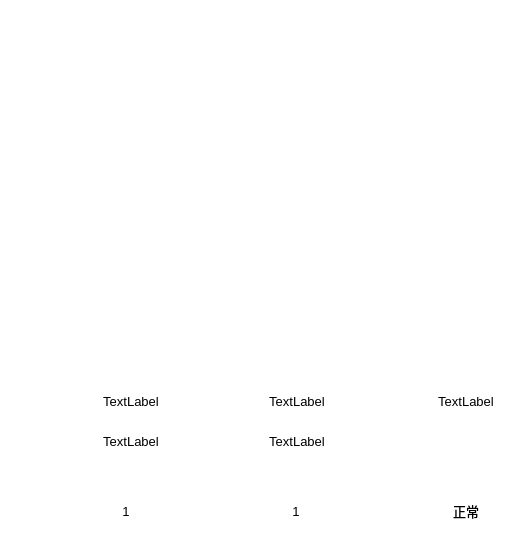
  <widget class="QFrame" name="frame_6">
   <property name="geometry">
    <rect>
     <x>480</x>
     <y>480</y>
     <width>521</width>
     <height>560</height>
    </rect>
   </property>
   <property name="styleSheet">
    <string notr="true">background: transparent; 
background-image: url(:/pic/blue_bg.png);
border:0px</string>
   </property>
   <property name="frameShape">
    <enum>QFrame::StyledPanel</enum>
   </property>
   <property name="frameShadow">
    <enum>QFrame::Raised</enum>
   </property>
   <widget class="DoubleEmForm" name="spiral_em_widget" native="true">
    <property name="geometry">
     <rect>
      <x>23</x>
      <y>110</y>
      <width>190</width>
      <height>230</height>
     </rect>
    </property>
   </widget>
   <widget class="DoubleEmForm" name="wheel_em_widget" native="true">
    <property name="geometry">
     <rect>
      <x>221</x>
      <y>110</y>
      <width>190</width>
      <height>230</height>
     </rect>
    </property>
   </widget>
   <widget class="QLabel" name="label_6">
    <property name="geometry">
     <rect>
      <x>210</x>
      <y>20</y>
      <width>106</width>
      <height>26</height>
     </rect>
    </property>
    <property name="font">
     <font>
      <pointsize>15</pointsize>
     </font>
    </property>
    <property name="layoutDirection">
     <enum>Qt::LeftToRight</enum>
    </property>
    <property name="styleSheet">
     <string notr="true">color: rgb(255, 255, 255);
background-image: url(:/pic/smalltitle.png);</string>
    </property>
    <property name="text">
     <string>1#液压站</string>
    </property>
    <property name="alignment">
     <set>Qt::AlignCenter</set>
    </property>
   </widget>
   <widget class="QLabel" name="label_7">
    <property name="geometry">
     <rect>
      <x>23</x>
      <y>80</y>
      <width>73</width>
      <height>15</height>
     </rect>
    </property>
    <property name="font">
     <font>
      <pointsize>9</pointsize>
     </font>
    </property>
    <property name="styleSheet">
     <string notr="true">color: rgb(255, 255, 255);
background-image: url(:/pic/subtitle.png);</string>
    </property>
    <property name="text">
     <string>螺旋电机</string>
    </property>
    <property name="alignment">
     <set>Qt::AlignCenter</set>
    </property>
   </widget>
   <widget class="QLabel" name="label_8">
    <property name="geometry">
     <rect>
      <x>223</x>
      <y>80</y>
      <width>73</width>
      <height>15</height>
     </rect>
    </property>
    <property name="font">
     <font>
      <pointsize>9</pointsize>
     </font>
    </property>
    <property name="styleSheet">
     <string notr="true">color: rgb(255, 255, 255);
background-image: url(:/pic/subtitle.png);</string>
    </property>
    <property name="text">
     <string>转盘电机</string>
    </property>
    <property name="alignment">
     <set>Qt::AlignCenter</set>
    </property>
   </widget>
   <widget class="QLabel" name="label_9">
    <property name="geometry">
     <rect>
      <x>427</x>
      <y>80</y>
      <width>73</width>
      <height>15</height>
     </rect>
    </property>
    <property name="font">
     <font>
      <pointsize>9</pointsize>
     </font>
    </property>
    <property name="styleSheet">
     <string notr="true">color: rgb(255, 255, 255);
background-image: url(:/pic/subtitle.png);</string>
    </property>
    <property name="text">
     <string>1#刮板电机</string>
    </property>
    <property name="alignment">
     <set>Qt::AlignCenter</set>
    </property>
   </widget>
   <widget class="QLabel" name="label_15">
    <property name="geometry">
     <rect>
      <x>23</x>
      <y>350</y>
      <width>73</width>
      <height>15</height>
     </rect>
    </property>
    <property name="font">
     <font>
      <pointsize>9</pointsize>
     </font>
    </property>
    <property name="styleSheet">
     <string notr="true">color: rgb(255, 255, 255);
background-image: url(:/pic/subtitle.png);</string>
    </property>
    <property name="text">
     <string>辅料螺旋</string>
    </property>
    <property name="alignment">
     <set>Qt::AlignCenter</set>
    </property>
   </widget>
   <widget class="QLabel" name="label_20">
    <property name="geometry">
     <rect>
      <x>123</x>
      <y>350</y>
      <width>73</width>
      <height>15</height>
     </rect>
    </property>
    <property name="font">
     <font>
      <pointsize>9</pointsize>
     </font>
    </property>
    <property name="styleSheet">
     <string notr="true">color: rgb(255, 255, 255);
background-image: url(:/pic/subtitle.png);</string>
    </property>
    <property name="text">
     <string>返混螺旋</string>
    </property>
    <property name="alignment">
     <set>Qt::AlignCenter</set>
    </property>
   </widget>
   <widget class="QLabel" name="label_21">
    <property name="geometry">
     <rect>
      <x>430</x>
      <y>350</y>
      <width>73</width>
      <height>15</height>
     </rect>
    </property>
    <property name="font">
     <font>
      <pointsize>9</pointsize>
     </font>
    </property>
    <property name="styleSheet">
     <string notr="true">color: rgb(255, 255, 255);
background-image: url(:/pic/subtitle.png);</string>
    </property>
    <property name="text">
     <string>1#刮板机</string>
    </property>
    <property name="alignment">
     <set>Qt::AlignCenter</set>
    </property>
   </widget>
   <widget class="QLabel" name="label_24">
    <property name="geometry">
     <rect>
      <x>223</x>
      <y>350</y>
      <width>73</width>
      <height>15</height>
     </rect>
    </property>
    <property name="font">
     <font>
      <pointsize>9</pointsize>
     </font>
    </property>
    <property name="styleSheet">
     <string notr="true">color: rgb(255, 255, 255);
background-image: url(:/pic/subtitle.png);</string>
    </property>
    <property name="text">
     <string>辅料转盘</string>
    </property>
    <property name="alignment">
     <set>Qt::AlignCenter</set>
    </property>
   </widget>
   <widget class="QLabel" name="label_25">
    <property name="geometry">
     <rect>
      <x>323</x>
      <y>350</y>
      <width>73</width>
      <height>15</height>
     </rect>
    </property>
    <property name="font">
     <font>
      <pointsize>9</pointsize>
     </font>
    </property>
    <property name="styleSheet">
     <string notr="true">color: rgb(255, 255, 255);
background-image: url(:/pic/subtitle.png);</string>
    </property>
    <property name="text">
     <string>返混转盘</string>
    </property>
    <property name="alignment">
     <set>Qt::AlignCenter</set>
    </property>
   </widget>
   <widget class="SingleEmForm" name="sp_em_1_widget" native="true">
    <property name="geometry">
     <rect>
      <x>417</x>
      <y>110</y>
      <width>95</width>
      <height>230</height>
     </rect>
    </property>
   </widget>
   <widget class="QLabel" name="label_100">
    <property name="geometry">
     <rect>
      <x>18</x>
      <y>500</y>
      <width>72</width>
      <height>22</height>
     </rect>
    </property>
    <property name="font">
     <font>
      <pointsize>10</pointsize>
     </font>
    </property>
    <property name="styleSheet">
     <string notr="true">color: rgb(255, 255, 255);
background-image: url(:/pic/field_bg.png);</string>
    </property>
    <property name="text">
     <string>油箱温度</string>
    </property>
    <property name="alignment">
     <set>Qt::AlignCenter</set>
    </property>
   </widget>
   <widget class="QLabel" name="label_101">
    <property name="geometry">
     <rect>
      <x>188</x>
      <y>500</y>
      <width>72</width>
      <height>22</height>
     </rect>
    </property>
    <property name="font">
     <font>
      <pointsize>10</pointsize>
     </font>
    </property>
    <property name="styleSheet">
     <string notr="true">color: rgb(255, 255, 255);
background-image: url(:/pic/field_bg.png);</string>
    </property>
    <property name="text">
     <string>油箱液位</string>
    </property>
    <property name="alignment">
     <set>Qt::AlignCenter</set>
    </property>
   </widget>
   <widget class="QLabel" name="LS_1_TEMP_label">
    <property name="geometry">
     <rect>
      <x>90</x>
      <y>500</y>
      <width>72</width>
      <height>22</height>
     </rect>
    </property>
    <property name="font">
     <font>
      <pointsize>10</pointsize>
     </font>
    </property>
    <property name="styleSheet">
     <string notr="true">background-image: url(:/pic/white_bg.png);</string>
    </property>
    <property name="text">
     <string>1</string>
    </property>
    <property name="alignment">
     <set>Qt::AlignCenter</set>
    </property>
   </widget>
   <widget class="QLabel" name="LS_1_LEVEL_label">
    <property name="geometry">
     <rect>
      <x>260</x>
      <y>500</y>
      <width>72</width>
      <height>22</height>
     </rect>
    </property>
    <property name="font">
     <font>
      <pointsize>10</pointsize>
     </font>
    </property>
    <property name="styleSheet">
     <string notr="true">background-image: url(:/pic/white_bg.png);</string>
    </property>
    <property name="text">
     <string>1</string>
    </property>
    <property name="alignment">
     <set>Qt::AlignCenter</set>
    </property>
   </widget>
   <widget class="QLabel" name="BM_WHEEL_PRESSURE_label">
    <property name="geometry">
     <rect>
      <x>261</x>
      <y>430</y>
      <width>72</width>
      <height>22</height>
     </rect>
    </property>
    <property name="font">
     <font>
      <pointsize>10</pointsize>
     </font>
    </property>
    <property name="styleSheet">
     <string notr="true">background-image: url(:/pic/white_bg.png);</string>
    </property>
    <property name="text">
     <string>TextLabel</string>
    </property>
    <property name="alignment">
     <set>Qt::AlignCenter</set>
    </property>
   </widget>
   <widget class="QLabel" name="ING_WHEEL_PRESSURE_label">
    <property name="geometry">
     <rect>
      <x>95</x>
      <y>430</y>
      <width>72</width>
      <height>22</height>
     </rect>
    </property>
    <property name="font">
     <font>
      <pointsize>10</pointsize>
     </font>
    </property>
    <property name="styleSheet">
     <string notr="true">background-image: url(:/pic/white_bg.png);</string>
    </property>
    <property name="text">
     <string>TextLabel</string>
    </property>
    <property name="alignment">
     <set>Qt::AlignCenter</set>
    </property>
   </widget>
   <widget class="QLabel" name="label_65">
    <property name="geometry">
     <rect>
      <x>23</x>
      <y>390</y>
      <width>72</width>
      <height>22</height>
     </rect>
    </property>
    <property name="font">
     <font>
      <pointsize>10</pointsize>
     </font>
    </property>
    <property name="styleSheet">
     <string notr="true">color: rgb(255, 255, 255);
background-image: url(:/pic/field_bg.png);</string>
    </property>
    <property name="text">
     <string>1#螺旋压力</string>
    </property>
    <property name="alignment">
     <set>Qt::AlignCenter</set>
    </property>
   </widget>
   <widget class="QLabel" name="label_80">
    <property name="geometry">
     <rect>
      <x>189</x>
      <y>390</y>
      <width>72</width>
      <height>22</height>
     </rect>
    </property>
    <property name="font">
     <font>
      <pointsize>10</pointsize>
     </font>
    </property>
    <property name="styleSheet">
     <string notr="true">color: rgb(255, 255, 255);
background-image: url(:/pic/field_bg.png);</string>
    </property>
    <property name="text">
     <string>2#螺旋压力</string>
    </property>
    <property name="alignment">
     <set>Qt::AlignCenter</set>
    </property>
   </widget>
   <widget class="QLabel" name="label_82">
    <property name="geometry">
     <rect>
      <x>189</x>
      <y>430</y>
      <width>72</width>
      <height>22</height>
     </rect>
    </property>
    <property name="font">
     <font>
      <pointsize>10</pointsize>
     </font>
    </property>
    <property name="styleSheet">
     <string notr="true">color: rgb(255, 255, 255);
background-image: url(:/pic/field_bg.png);</string>
    </property>
    <property name="text">
     <string>2#转盘压力</string>
    </property>
    <property name="alignment">
     <set>Qt::AlignCenter</set>
    </property>
   </widget>
   <widget class="QLabel" name="label_78">
    <property name="geometry">
     <rect>
      <x>23</x>
      <y>430</y>
      <width>72</width>
      <height>22</height>
     </rect>
    </property>
    <property name="font">
     <font>
      <pointsize>10</pointsize>
     </font>
    </property>
    <property name="styleSheet">
     <string notr="true">color: rgb(255, 255, 255);
background-image: url(:/pic/field_bg.png);</string>
    </property>
    <property name="text">
     <string>1#转盘压力</string>
    </property>
    <property name="alignment">
     <set>Qt::AlignCenter</set>
    </property>
   </widget>
   <widget class="QLabel" name="ING_SPIRAL_PRESSURE_label">
    <property name="geometry">
     <rect>
      <x>95</x>
      <y>390</y>
      <width>72</width>
      <height>22</height>
     </rect>
    </property>
    <property name="font">
     <font>
      <pointsize>10</pointsize>
     </font>
    </property>
    <property name="styleSheet">
     <string notr="true">background-image: url(:/pic/white_bg.png);</string>
    </property>
    <property name="text">
     <string>TextLabel</string>
    </property>
    <property name="alignment">
     <set>Qt::AlignCenter</set>
    </property>
   </widget>
   <widget class="QLabel" name="BM_SPIRAL_PRESSURE_label">
    <property name="geometry">
     <rect>
      <x>261</x>
      <y>390</y>
      <width>72</width>
      <height>22</height>
     </rect>
    </property>
    <property name="font">
     <font>
      <pointsize>10</pointsize>
     </font>
    </property>
    <property name="styleSheet">
     <string notr="true">background-image: url(:/pic/white_bg.png);</string>
    </property>
    <property name="text">
     <string>TextLabel</string>
    </property>
    <property name="alignment">
     <set>Qt::AlignCenter</set>
    </property>
   </widget>
   <widget class="QLabel" name="TM_1_PRESSURE_label">
    <property name="geometry">
     <rect>
      <x>430</x>
      <y>390</y>
      <width>72</width>
      <height>22</height>
     </rect>
    </property>
    <property name="font">
     <font>
      <pointsize>10</pointsize>
     </font>
    </property>
    <property name="styleSheet">
     <string notr="true">background-image: url(:/pic/white_bg.png);</string>
    </property>
    <property name="text">
     <string>TextLabel</string>
    </property>
    <property name="alignment">
     <set>Qt::AlignCenter</set>
    </property>
   </widget>
   <widget class="QLabel" name="label_84">
    <property name="geometry">
     <rect>
      <x>358</x>
      <y>390</y>
      <width>72</width>
      <height>22</height>
     </rect>
    </property>
    <property name="font">
     <font>
      <pointsize>10</pointsize>
     </font>
    </property>
    <property name="styleSheet">
     <string notr="true">color: rgb(255, 255, 255);
background-image: url(:/pic/field_bg.png);</string>
    </property>
    <property name="text">
     <string>1#刮板压力</string>
    </property>
    <property name="alignment">
     <set>Qt::AlignCenter</set>
    </property>
   </widget>
   <widget class="QLabel" name="LS_1_OL_label">
    <property name="geometry">
     <rect>
      <x>430</x>
      <y>500</y>
      <width>72</width>
      <height>22</height>
     </rect>
    </property>
    <property name="font">
     <font>
      <pointsize>10</pointsize>
     </font>
    </property>
    <property name="styleSheet">
     <string notr="true">background-image: url(:/pic/white_bg.png);</string>
    </property>
    <property name="text">
     <string>正常</string>
    </property>
    <property name="alignment">
     <set>Qt::AlignCenter</set>
    </property>
   </widget>
   <widget class="QLabel" name="label_106">
    <property name="geometry">
     <rect>
      <x>358</x>
      <y>500</y>
      <width>72</width>
      <height>22</height>
     </rect>
    </property>
    <property name="font">
     <font>
      <pointsize>10</pointsize>
     </font>
    </property>
    <property name="styleSheet">
     <string notr="true">color: rgb(255, 255, 255);
background-image: url(:/pic/field_bg.png);</string>
    </property>
    <property name="text">
     <string>油箱状态</string>
    </property>
    <property name="alignment">
     <set>Qt::AlignCenter</set>
    </property>
   </widget>
  </widget>
